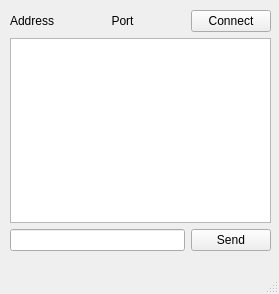
<?xml version="1.0" encoding="UTF-8"?>
<ui version="4.0">
 <class>MainWindow</class>
 <widget class="QMainWindow" name="MainWindow">
  <property name="geometry">
   <rect>
    <x>0</x>
    <y>0</y>
    <width>279</width>
    <height>294</height>
   </rect>
  </property>
  <property name="windowTitle">
   <string>MainWindow</string>
  </property>
  <widget class="QWidget" name="centralwidget">
   <widget class="QWidget" name="verticalLayoutWidget">
    <property name="geometry">
     <rect>
      <x>10</x>
      <y>10</y>
      <width>261</width>
      <height>241</height>
     </rect>
    </property>
    <layout class="QVBoxLayout" name="verticalLayout">
     <item>
      <layout class="QHBoxLayout" name="horizontalLayout">
       <property name="sizeConstraint">
        <enum>QLayout::SetDefaultConstraint</enum>
       </property>
       <item>
        <widget class="QLabel" name="label_2">
         <property name="font">
          <font>
           <family>Arial</family>
          </font>
         </property>
         <property name="locale">
          <locale language="English" country="UnitedStates"/>
         </property>
         <property name="text">
          <string>Address</string>
         </property>
         <property name="alignment">
          <set>Qt::AlignCenter</set>
         </property>
        </widget>
       </item>
       <item>
        <widget class="QLabel" name="labAddr">
         <property name="font">
          <font>
           <family>Arial</family>
          </font>
         </property>
         <property name="locale">
          <locale language="English" country="UnitedStates"/>
         </property>
         <property name="text">
          <string/>
         </property>
         <property name="alignment">
          <set>Qt::AlignCenter</set>
         </property>
        </widget>
       </item>
       <item>
        <widget class="QLabel" name="label_3">
         <property name="font">
          <font>
           <family>Arial</family>
          </font>
         </property>
         <property name="locale">
          <locale language="English" country="UnitedStates"/>
         </property>
         <property name="text">
          <string>Port</string>
         </property>
         <property name="alignment">
          <set>Qt::AlignCenter</set>
         </property>
        </widget>
       </item>
       <item>
        <widget class="QLabel" name="labPort">
         <property name="font">
          <font>
           <family>Arial</family>
          </font>
         </property>
         <property name="locale">
          <locale language="English" country="UnitedStates"/>
         </property>
         <property name="text">
          <string/>
         </property>
         <property name="alignment">
          <set>Qt::AlignCenter</set>
         </property>
        </widget>
       </item>
       <item>
        <widget class="QPushButton" name="bConnect">
         <property name="font">
          <font>
           <family>Arial</family>
          </font>
         </property>
         <property name="locale">
          <locale language="English" country="UnitedStates"/>
         </property>
         <property name="text">
          <string>Connect</string>
         </property>
        </widget>
       </item>
      </layout>
     </item>
     <item>
      <widget class="QPlainTextEdit" name="plainTextEdit">
       <property name="font">
        <font>
         <family>Arial</family>
        </font>
       </property>
       <property name="locale">
        <locale language="English" country="UnitedStates"/>
       </property>
      </widget>
     </item>
     <item>
      <layout class="QHBoxLayout" name="horizontalLayout_2">
       <property name="topMargin">
        <number>0</number>
       </property>
       <item>
        <widget class="QLineEdit" name="lineEdit"/>
       </item>
       <item>
        <widget class="QPushButton" name="bSend">
         <property name="font">
          <font>
           <family>Arial</family>
          </font>
         </property>
         <property name="locale">
          <locale language="English" country="UnitedStates"/>
         </property>
         <property name="text">
          <string>Send</string>
         </property>
        </widget>
       </item>
      </layout>
     </item>
    </layout>
   </widget>
  </widget>
  <widget class="QMenuBar" name="menubar">
   <property name="geometry">
    <rect>
     <x>0</x>
     <y>0</y>
     <width>279</width>
     <height>21</height>
    </rect>
   </property>
  </widget>
  <widget class="QStatusBar" name="statusbar"/>
 </widget>
 <resources/>
 <connections/>
</ui>
